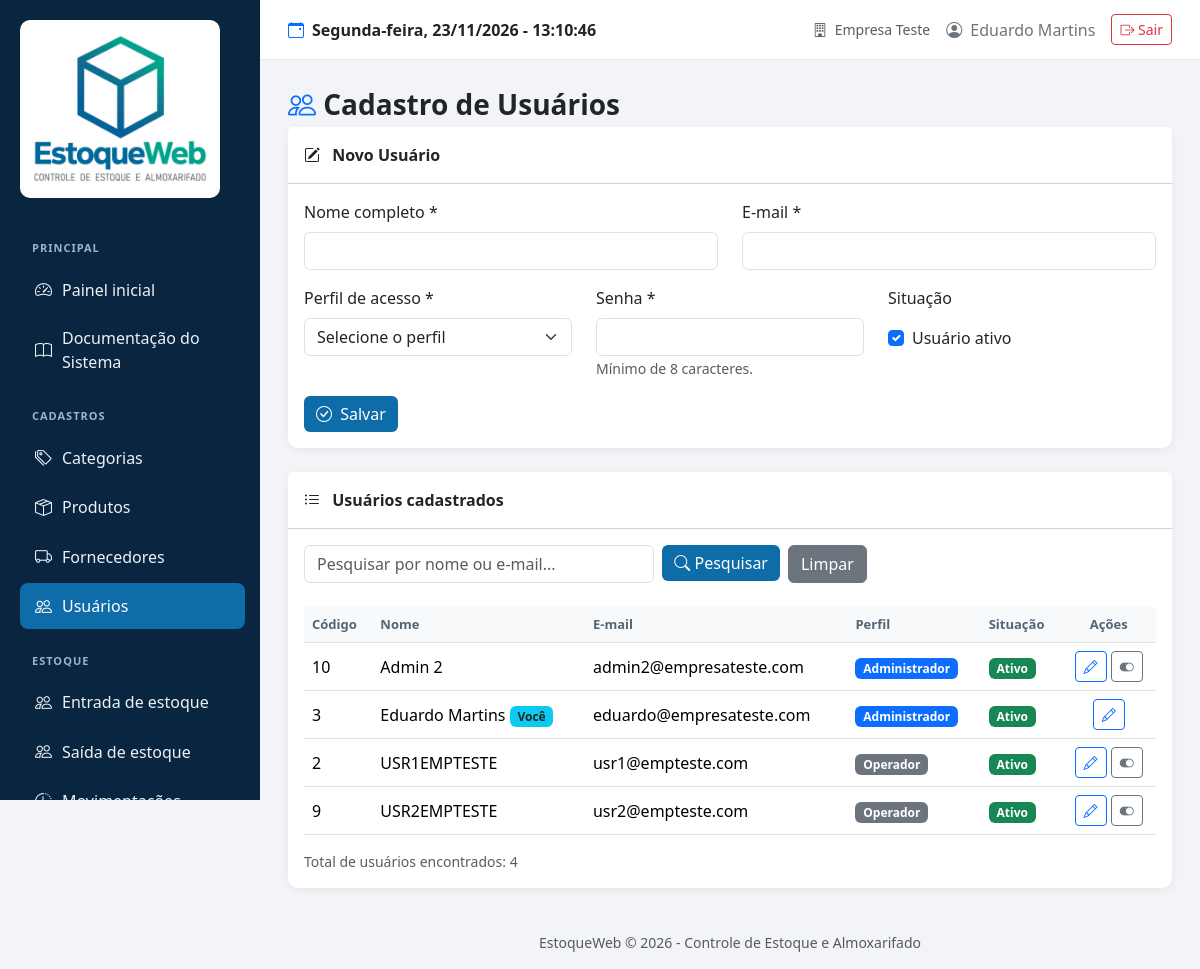
The page /Backups/temp/usuarios.php (signed in) on the database its author committed.
### tables this page shows
CREATE TABLE `usuarios` (
  `id` int(10) UNSIGNED NOT NULL,
  `perfil_id` int(10) UNSIGNED NOT NULL,
  `empresa_id` int(10) UNSIGNED DEFAULT NULL,
  `nome` varchar(150) NOT NULL,
  `email` varchar(150) NOT NULL,
  `senha` varchar(255) NOT NULL,
  `ativo` tinyint(1) NOT NULL DEFAULT 1,
  `criado_em` timestamp NOT NULL DEFAULT current_timestamp(),
  `atualizado_em` timestamp NOT NULL DEFAULT current_timestamp() ON UPDATE current_timestamp()
);

### Backups/temp/usuarios.php (the view, shortened to what this page needs)
<?php
require_once 'includes/auth.php';
$empresaId = (int) $_SESSION['empresa_id'];
$idEdicao = 0;
$nome = '';
$email = '';
$ativo = 1;
$pesquisa = trim($_GET['pesquisa'] ?? '');
$sql = "\n    SELECT u.id, u.nome, u.email, u.ativo, u.criado_em, p.nome AS perfil\n    FROM usuarios u\n    INNER JOIN perfis p ON p.id = u.perfil_id\n    WHERE u.empresa_id = ?\n      AND u.perfil_id <> 3\n";
$parametros = [$empresaId];
$sql .= ' ORDER BY u.nome ASC';
$stmt = $pdo->prepare($sql);
$stmt->execute($parametros);
$usuarios = $stmt->fetchAll(PDO::FETCH_ASSOC);
require_once 'includes/header.php';
?>
<h1 class="page-title">
    <i class="bi bi-people text-primary"></i>
    Cadastro de Usuários
</h1>
<div class="card card-padrao mb-4">
    <div class="card-header bg-white py-3">
        <strong>
            <i class="bi bi-pencil-square me-2"></i>
            <?= $idEdicao > 0
                ? 'Alterar Usuário'
                : 'Novo Usuário' ?>
        </strong>
    </div>
    <div class="card-body">
        <form method="POST">
            <div class="row">
                <div class="col-md-6 mb-3">
                    <label class="form-label">
                        Nome completo *
                    </label>
                    <input type="text"
                           name="nome"
                           class="form-control"
                           maxlength="150"
                           value="<?= h($nome) ?>"
                           required>
                </div>
                <div class="col-md-6 mb-3">
                    <label class="form-label">
                        E-mail *
                    </label>
                    <input type="email"
                           name="email"
                           class="form-control"
                           maxlength="150"
                           value="<?= h($email) ?>"
                           required>
                </div>
                <div class="col-md-4 mb-3">
                    <label class="form-label">
                        Perfil de acesso *
                    </label>
                    <select name="perfil_id"
                            class="form-select"
                            required>
                        <option value="">
                            Selecione o perfil
                        </option>
                    </select>
                </div>
                <div class="col-md-4 mb-3">
                    <label class="form-label">
                        Senha
                        <?= $idEdicao === 0 ? '*' : '' ?>
                    </label>
                    <input type="password"
                           name="senha"
                           class="form-control"
                           minlength="8"
                           autocomplete="new-password"
                           <?= $idEdicao === 0 ? 'required' : '' ?>>
                    <small class="text-muted">
                        <?= $idEdicao > 0
                            ? 'Deixe em branco para manter a senha atual.'
                            : 'Mínimo de 8 caracteres.' ?>
                    </small>
                </div>
                <div class="col-md-4 mb-3">
                    <label class="form-label">
                        Situação
                    </label>
                    <div class="form-check mt-2">
                        <input type="checkbox"
                               class="form-check-input"
                               name="ativo"
                               id="ativo"
                               value="1"
                               <?= $ativo ? 'checked' : '' ?>>
                        <label class="form-check-label" for="ativo">
                            Usuário ativo
                        </label>
                    </div>
                </div>
            </div>
            <button type="submit" class="btn btn-principal">
                <i class="bi bi-check-circle me-1"></i>
                Salvar
            </button>
        </form>
    </div>
</div>
<div class="card card-padrao">
    <div class="card-header bg-white py-3">
        <strong>
            <i class="bi bi-list-ul me-2"></i>
            Usuários cadastrados
        </strong>
    </div>
    <div class="card-body">
        <form method="GET" class="row g-2 mb-4">
            <div class="col-md-5">
                <input type="text"
                       name="pesquisa"
                       class="form-control"
                       placeholder="Pesquisar por nome ou e-mail..."
                       value="<?= h($pesquisa) ?>">
            </div>
            <div class="col-auto">
                <button type="submit" class="btn btn-principal">
                    <i class="bi bi-search"></i>
                    Pesquisar
                </button>
            </div>
            <div class="col-auto">
                <a href="usuarios.php" class="btn btn-secondary">
                    Limpar
                </a>
            </div>
        </form>
        <div class="table-responsive">
            <table class="table table-hover align-middle">
                <thead>
                    <tr>
                        <th>Código</th>
                        <th>Nome</th>
                        <th>E-mail</th>
                        <th>Perfil</th>
                        <th>Situação</th>
                        <th class="text-center">Ações</th>
                    </tr>
                </thead>
                <tbody>
                    <?php foreach ($usuarios as $usuario): ?>
                        <tr>
                            <td><?= (int)$usuario['id'] ?></td>
                            <td>
                                <?= h($usuario['nome']) ?>
                                <?php if ((int)$usuario['id'] === (int)$_SESSION['usuario_id']): ?>
                                    <span class="badge bg-info text-dark">
                                        Você
                                    </span>
                                <?php endif; ?>
                            </td>
                            <td><?= h($usuario['email']) ?></td>
                            <td>
                                <?php if ($usuario['perfil'] === 'Administrador'): ?>
                                    <span class="badge bg-primary">
                                        Administrador
                                    </span>
                                <?php else: ?>
                                    <span class="badge bg-secondary">
                                        Operador
                                    </span>
                                <?php endif; ?>
                            </td>
                            <td>
                                <?php if ($usuario['ativo']): ?>
                                    <span class="badge bg-success">
                                        Ativo
                                    </span>
                                <?php else: ?>
                                    <span class="badge bg-secondary">
                                        Inativo
                                    </span>
                                <?php endif; ?>
                            </td>
                            <td class="text-center">
                                <a href="usuarios.php?editar=<?= (int)$usuario['id'] ?>"
                                   class="btn btn-sm btn-outline-primary"
                                   title="Editar">
                                    <i class="bi bi-pencil"></i>
                                </a>
                                <?php if ((int)$usuario['id'] !== (int)$_SESSION['usuario_id']): ?>
                                    <form method="POST"
                                          class="d-inline"
                                          data-confirm="Deseja realmente alterar a situação deste usuário?">
                                        <button type="submit"
                                                class="btn btn-sm btn-outline-secondary"
                                                title="<?= $usuario['ativo'] ? 'Desativar' : 'Ativar' ?>">
                                            <i class="bi <?= $usuario['ativo']
                                                ? 'bi-toggle-on'
                                                : 'bi-toggle-off' ?>"></i>
                                        </button>
                                    </form>
                                <?php endif; ?>
                            </td>
                        </tr>
                    <?php endforeach; ?>
                </tbody>
            </table>
        </div>
        <div class="text-muted small">
            Total de usuários encontrados: <?= count($usuarios) ?>
        </div>
    </div>
</div>
<?php require_once 'includes/footer.php'; ?>

### Backups/temp/assets/css/estilo.css (style rules this page uses)
:root { --azul: #0E6DA8; --azul-escuro: #0A4E78; --verde: #0E9A7B; --verde-escuro: #0B7A61; --cinza-fundo: #F2F4F7; --cinza-texto: #536574; }
* { box-sizing: border-box; }
body { background: var(--cinza-fundo); font-family: 'Segoe UI', Arial, sans-serif; margin: 0; overflow-x: hidden; }
.page-title { font-size: 28px; font-weight: 700; margin-bottom: 5px; }
.card-padrao { border: none; border-radius: 10px; box-shadow: 0 2px 8px rgba(0,0,0,0.06); }
.table th { font-size: 13px; color: #536574; background: #F7F9FB; }
.table td { vertical-align: middle; }
.table-responsive { width: 100%; overflow-x: auto; }
.btn-principal { background: var(--azul); color: white; border: none; }

### rows shown on the page
usuarios: id "10", nome "Admin 2", email "admin2@empresateste.com", shows "Administrador", ativo "Ativo"
usuarios: id "3", nome "Eduardo Martins", shows "Você", email "eduardo@empresateste.com", shows "Administrador", ativo "Ativo"
usuarios: id "2", nome "USR1EMPTESTE", email "usr1@empteste.com", shows "Operador", ativo "Ativo"
usuarios: id "9", nome "USR2EMPTESTE", email "usr2@empteste.com", shows "Operador", ativo "Ativo"

### other values the page prints
$_SESSION['empresa_nome'] "Empresa Teste"
$_SESSION['usuario_nome'] "Eduardo Martins"
count($usuarios) "4"
